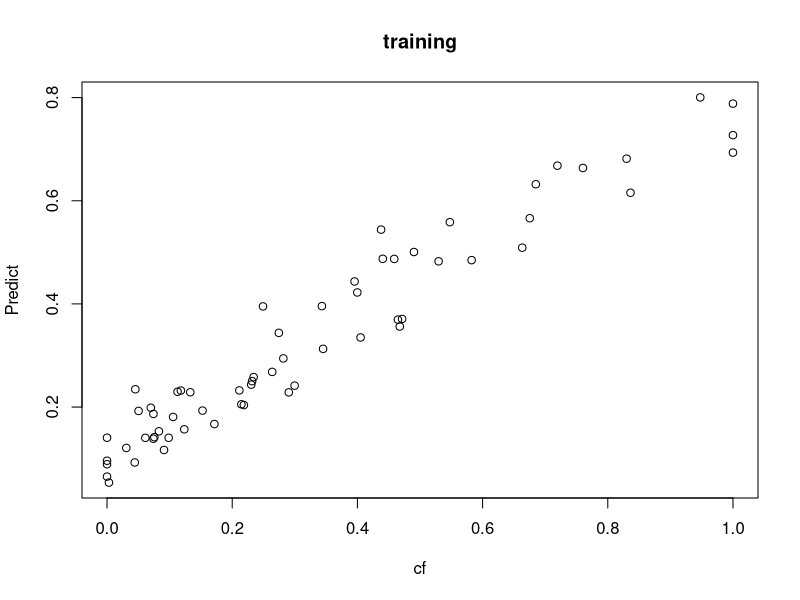
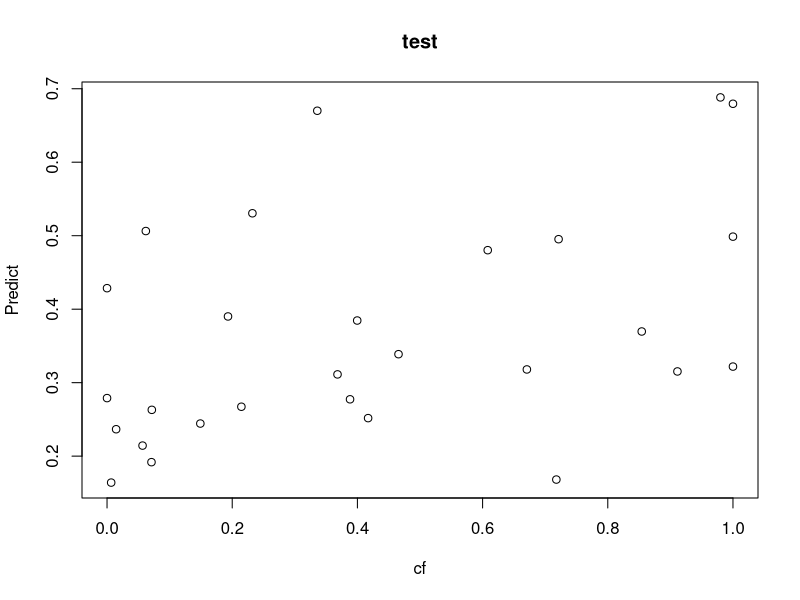
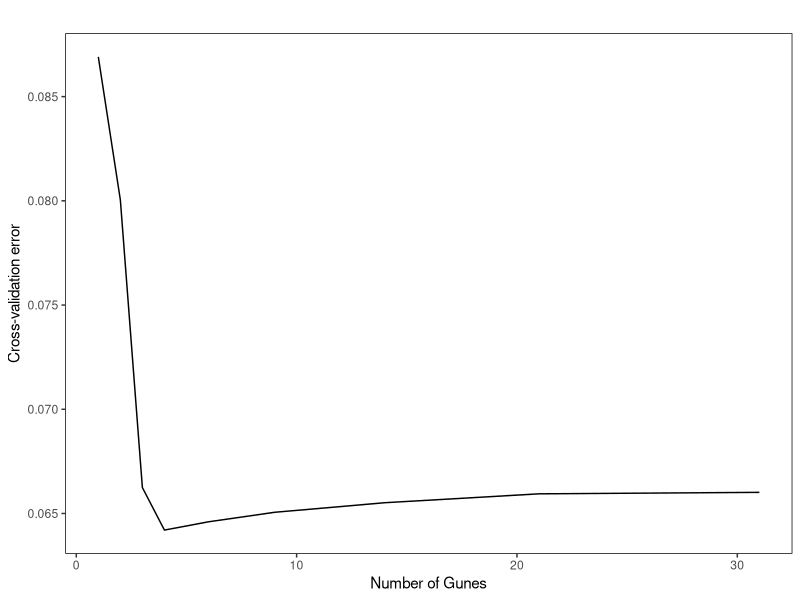
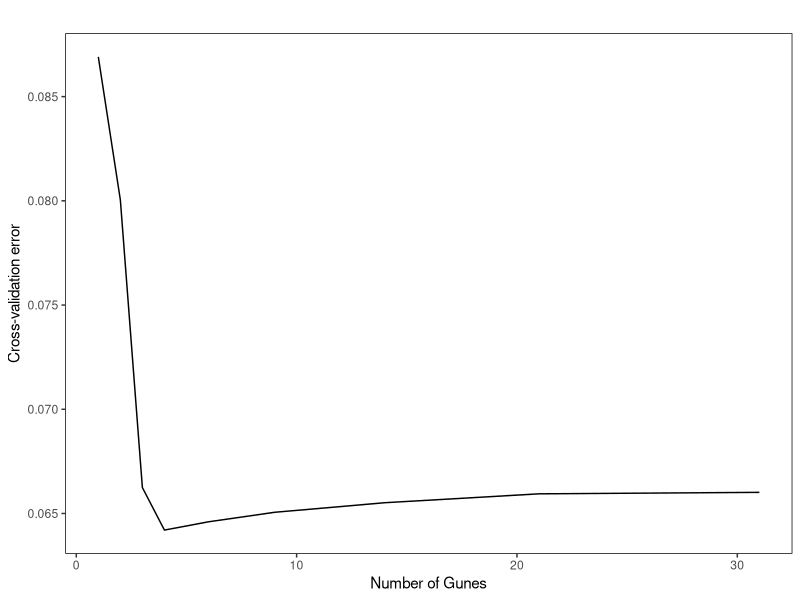

R code for these plots, in order:
library(randomForest)
##read table
otu <- read.table("key_gene.txt", header = TRUE, row.names = 1, sep = "\t", stringsAsFactors = FALSE)
cf <- read.delim('carbon_flux(normalize to 0-1).txt', row.names = 1)
otu <- data.frame(t(otu))
otu <- otu[rownames(cf), ]
otu <- cbind(otu, cf)


# Divide the total data set into training sets (70%) and test sets (30%)
set.seed(123)
train <- sample(nrow(otu), nrow(otu)*0.7)
otu_train <- otu[train, ]
otu_test <- otu[-train, ]

# Random forest computation
set.seed(123)
otu_train.forest <- randomForest(cf~., data = otu_train, importance = TRUE, ntree = 1000)
#############################################################################################################
# Use the training set to see the prediction accuracy
plant_predict <- predict(otu_train.forest, otu_train)

plot(otu_train$cf, plant_predict, main = 'training',
     xlab = 'cf', ylab = 'Predict')
abline(1, 1)

# Use test sets to evaluate predictive performance
plant_predict <- predict(otu_train.forest, otu_test)

plot(otu_test$cf, plant_predict, main = 'test',
     xlab = 'cf', ylab = 'Predict')
abline(1, 1)

# Extract the importance of each variable for sample classification
imp = data.frame(importance(otu_train.forest),MDA.p = otu_train.forest$importanceSD[4])
head(imp) 

# Arrange variables in descending order of MeanDecreaseGini importance
library(dplyr)
imp = arrange(imp,desc(X.IncMSE)) 

## Output importance ranking results
write.csv(imp,"importance.csv",quote = FALSE)

## Cross-validation AIDS in evaluating the selection of a specific number of OTUs
# repeat ten fold cross verification
set.seed(123)
otu_train.cv <- replicate(5, rfcv(otu_train[-ncol(otu_train)], otu_train$cf, cv.fold = 10, step = 1.5), simplify = FALSE)
otu_train.cv

# Extract the verification result plot
otu_train.cv <- data.frame(sapply(otu_train.cv, '[[', 'error.cv'))
otu_train.cv$otus <- rownames(otu_train.cv)
otu_train.cv <- reshape2::melt(otu_train.cv, id = 'otus')
otu_train.cv$otus <- as.numeric(as.character(otu_train.cv$otus))

otu_train.cv.mean <- aggregate(otu_train.cv$value, by = list(otu_train.cv$otus), FUN = mean)
head(otu_train.cv.mean, 30)

library(ggplot2)

plot <- ggplot(otu_train.cv.mean, aes(Group.1, x)) +
  geom_line() +
  theme(panel.grid = element_blank(), panel.background = element_rect(color = 'black', fill = 'transparent')) +
  labs(title = '',x = 'Number of Gunes', y = 'Cross-validation error')
plot
ggsave("cross.pdf", plot, width = 3, height = 3)